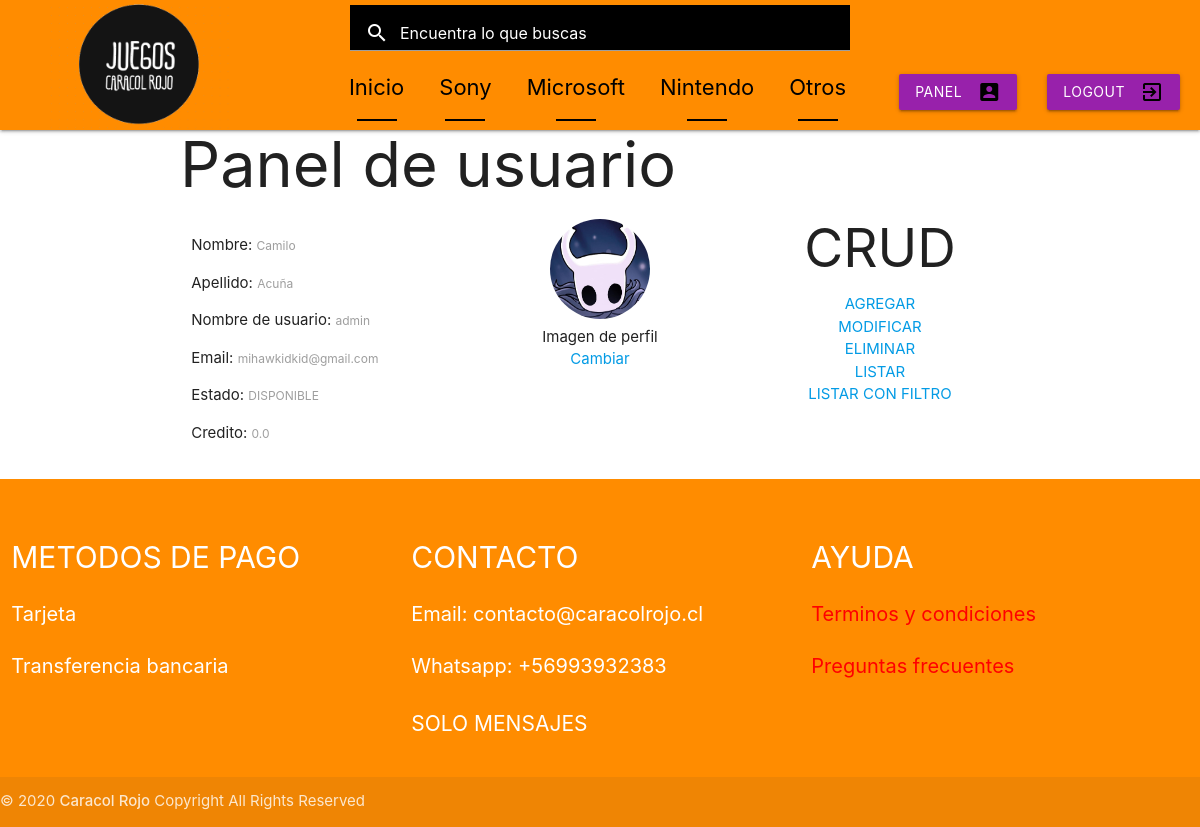
Screenshot of /usuarios/panel (signed in) with the database file from the repository.
### usuarios/models.py (models this page shows, shortened)
class Usuario(AbstractBaseUser, PermissionsMixin):
    username  =  models.CharField('Nombre de usuario', unique = True, max_length = 100)
    email     =  models.EmailField('Correo electronico', unique = True, max_length = 250)
    nombre    =  models.CharField('Nombre completo', max_length = 200)
    apellido  =  models.CharField('Apellidos', max_length = 200)
    estado    =  models.CharField('Estado', max_length = 50, default = 'DISPONIBLE')
    credito   =  models.FloatField('Credito', default = 0)
    imagen    =  models.ImageField('Imagen de perfil', upload_to = 'perfil', blank = True, null = True)
    is_active =  models.BooleanField(default = True)
    is_staff  =  models.BooleanField(default = False)
    objects   = UsuarioManager()
    USERNAME_FIELD  = 'username'
    REQUIRED_FIELDS = ['email', 'nombre', 'apellido']

### usuarios/views.py (the view)
# urls.py: path('panel', views.panel, name="panel"),
@login_required(login_url = 'login')
def panel(request):
    return render(request, 'usuarios/panel.html', {})

### usuarios/templates/usuarios/panel.html (shortened to what this page needs)
{% extends 'usuarios/base.html' %}
{% block content %}
<div class="container">
    <div class="row">
        <h1 style="margin: 0;">Panel de usuario</h1>
    </div>
    <div class="row">
        {% if user.is_superuser == True %}
        <div class="col s4">
            <p>Nombre: <label>{{user.nombre}}</label></p>
            <p>Apellido: <label>{{user.apellido}}</label></p>
            <p>Nombre de usuario: <label>{{user.username}}</label></p>
            <p>Email: <label>{{user.email}}</label></p>
            <p>Estado: <label>{{user.estado}}</label></p>
            <p>Credito: <label>{{user.credito}}</label></p>
        </div>
        <div class="col s4 center">
            {% if user.imagen %}
            <img style="width: 100px; height: 100px; border-radius: 50%;" src="{{user.imagen.url}}" alt="Sin imagen">
            {% else %}
            <img style="width: 100px; height: 100px; border-radius: 50%;" src="/static/imagenes/img_estandar_usuario.jpg" alt="Sin imagen">
            {% endif %}
            <p style="margin: 0;">Imagen de perfil</p>
            <a href="cambiar_imagen">Cambiar</a>
        </div>
        <div class="col s4 center">
            <h2 style="margin: 0;">CRUD</h2>
            <ul>
                <li>
                    <a href="agregar">AGREGAR</a>
                </li>
                <li>
                    <a href="buscar">MODIFICAR</a>
                </li>
                <li>
                    <a href="eliminar">ELIMINAR</a>
                </li>
                <li>
                    <a href="listar">LISTAR</a>
                </li>
                <li>
                    <a href="listar_con_filtro">LISTAR CON FILTRO</a>
                </li>
            </ul>
        </div>
        {% endif %}
    </div>
</div>
{% endblock %}

### rows the page displays
Usuario: nombre "Camilo", apellido "Acuña", username "admin", email "mihawkidkid@gmail.com", estado "DISPONIBLE", credito "0.0", imagen (picture)
